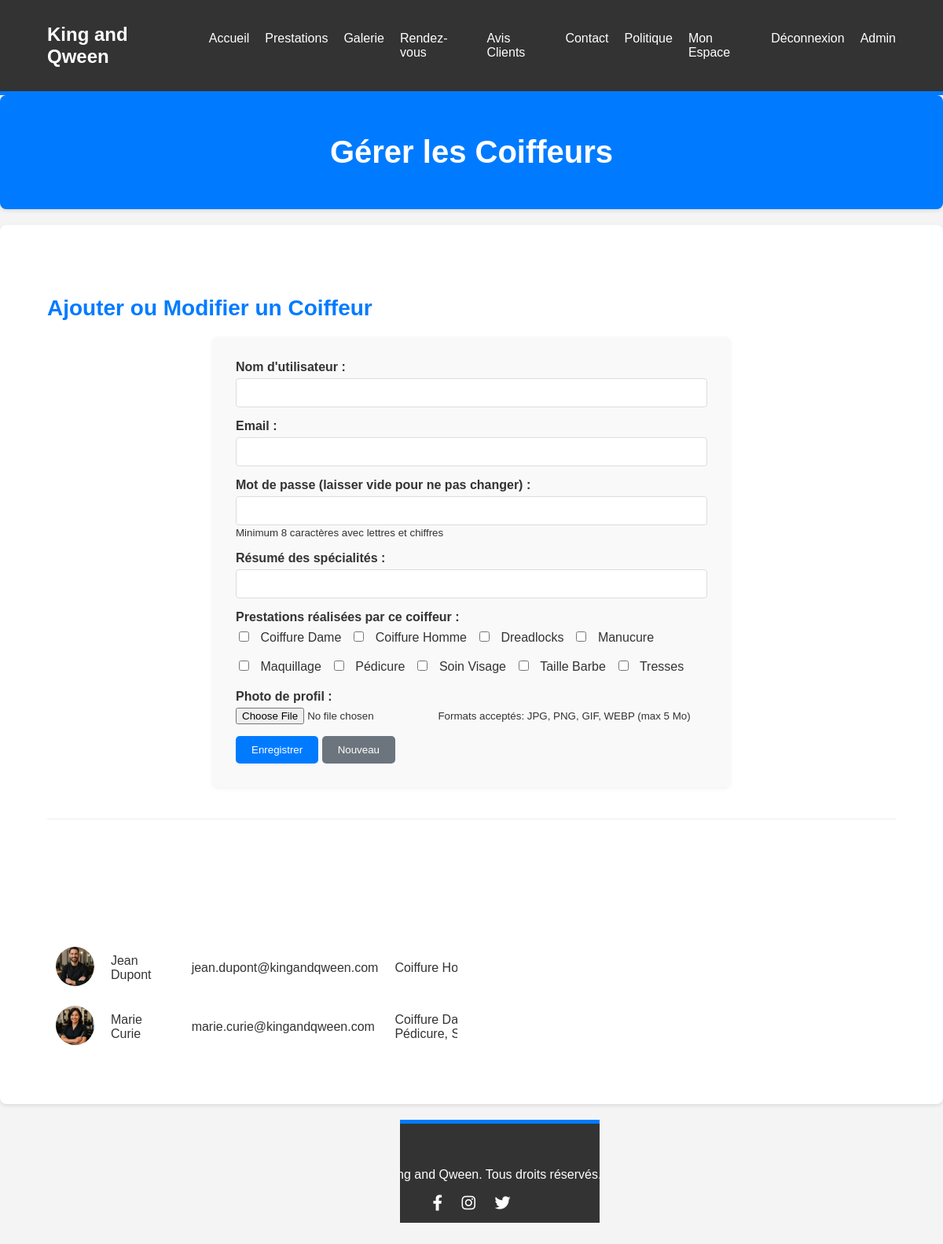
/backend/admin_coiffeurs.php (signed in), run on the app's committed database.
### tables this page shows
CREATE TABLE `services` (
  `id` int(11) NOT NULL AUTO_INCREMENT,
  `nom` varchar(255) NOT NULL,
  `description` text,
  `prix_depart` decimal(10,2) NOT NULL,
  `duree_minutes` int(11) NOT NULL DEFAULT 30,
  `prix_discutable` tinyint(1) DEFAULT 0,
  `created_at` datetime DEFAULT CURRENT_TIMESTAMP,
  PRIMARY KEY (`id`),
  CONSTRAINT `chk_services_prix` CHECK (`prix_depart` >= 0),
  CONSTRAINT `chk_services_duree` CHECK (`duree_minutes` > 0)
);

CREATE TABLE `coiffeurs` (
  `id` int(11) NOT NULL AUTO_INCREMENT,
  `user_id` int(11) NOT NULL UNIQUE,
  `specialite` varchar(255) DEFAULT NULL,
  `photo` varchar(255) DEFAULT NULL,
  `created_at` datetime DEFAULT CURRENT_TIMESTAMP,
  PRIMARY KEY (`id`),
  CONSTRAINT `fk_coiffeurs_user` FOREIGN KEY (`user_id`) REFERENCES `users`(`id`) ON DELETE CASCADE
);

CREATE TABLE `users` (
  `id` int(11) NOT NULL AUTO_INCREMENT,
  `username` varchar(255) NOT NULL,
  `email` varchar(255) NOT NULL UNIQUE,
  `password` varchar(255) NOT NULL,
  `role` enum('client','coiffeur','admin') NOT NULL DEFAULT 'client',
  `reset_token` varchar(100) DEFAULT NULL,
  `reset_token_expiry` datetime DEFAULT NULL,
  `failed_login_attempts` int(11) NOT NULL DEFAULT 0,
  `locked_until` datetime DEFAULT NULL,
  `created_at` datetime DEFAULT CURRENT_TIMESTAMP,
  `updated_at` datetime DEFAULT CURRENT_TIMESTAMP ON UPDATE CURRENT_TIMESTAMP,
  PRIMARY KEY (`id`),
  KEY `idx_users_role` (`role`),
  KEY `idx_users_reset_token` (`reset_token`)
);

### backend/admin_coiffeurs.php (the view, shortened to what this page needs)
<?php
require_once __DIR__ . "/../includes/db.php";
$coiffeurs = [];
$all_services = [];
if ($resS = $mysqli->query("SELECT id, nom FROM services ORDER BY nom ASC")) {
    while ($rowS = $resS->fetch_assoc()) {
        $all_services[] = $rowS;
    }
}
$sql_coiffeurs = "SELECT u.id AS user_id, u.username, u.email, c.id AS coiffeur_id, c.specialite, c.photo
                  FROM users u
                  JOIN coiffeurs c ON u.id = c.user_id
                  WHERE u.role = 'coiffeur'
                  ORDER BY u.username ASC";
if ($result = $mysqli->query($sql_coiffeurs)) {
    while ($row = $result->fetch_assoc()) {
        $row['service_ids'] = [];
        $coiffeurs[$row['coiffeur_id']] = $row;
    }
}
if (!empty($coiffeurs)) {
    if ($resCs = $mysqli->query("SELECT coiffeur_id, service_id FROM coiffeur_services")) {
        while ($csRow = $resCs->fetch_assoc()) {
            $cid = (int) $csRow['coiffeur_id'];
            if (isset($coiffeurs[$cid])) {
                $coiffeurs[$cid]['service_ids'][] = (int) $csRow['service_id'];
            }
        }
    }
}
include __DIR__ . "/../includes/header.php";
?>
<section class="page-title">
    <div class="container">
        <h1>Gérer les Coiffeurs</h1>
    </div>
</section>
<section class="admin-content">
    <div class="container">
        <h2>Ajouter ou Modifier un Coiffeur</h2>
        <form action="<?php echo htmlspecialchars($_SERVER["PHP_SELF"]); ?>" method="post" enctype="multipart/form-data">
            <div class="form-group">
                <label for="username">Nom d'utilisateur :</label>
                <input type="text" name="username" id="username" maxlength="100" required class="form-control">
            </div>
            <div class="form-group">
                <label for="email">Email :</label>
                <input type="email" name="email" id="email" maxlength="255" required class="form-control">
            </div>
            <div class="form-group">
                <label for="password">Mot de passe (laisser vide pour ne pas changer) :</label>
                <input type="password" name="password" id="password" minlength="8" class="form-control">
                <small class="form-text text-muted">Minimum 8 caractères avec lettres et chiffres</small>
            </div>
            <div class="form-group">
                <label for="specialite">Résumé des spécialités :</label>
                <input type="text" name="specialite" id="specialite" maxlength="255" required class="form-control">
            </div>
            <div class="form-group">
                <label>Prestations réalisées par ce coiffeur :</label>
                <div style="display:flex; flex-wrap:wrap; gap:12px; margin-top:6px;">
                    <?php foreach ($all_services as $srv): ?>
                        <label style="font-weight:normal;">
                            <input type="checkbox" name="service_ids[]" class="coiffeur-service-cb" value="<?php echo (int) $srv['id']; ?>">
                            <?php echo htmlspecialchars($srv['nom']); ?>
                        </label>
                    <?php endforeach; ?>
                </div>
            </div>
            <div class="form-group">
                <label for="photo">Photo de profil :</label>
                <input type="file" name="photo" id="photo" accept="image/*" class="form-control-file">
                <small class="form-text text-muted">Formats acceptés: JPG, PNG, GIF, WEBP (max 5 Mo)</small>
            </div>
            <button type="submit" class="btn btn-primary">Enregistrer</button>
            <button type="button" class="btn btn-secondary" onclick="resetCoiffeurForm();">Nouveau</button>
        </form>
        <hr>
        <h2>Liste des Coiffeurs</h2>
        <?php if (empty($coiffeurs)): ?>
            <div class="alert alert-info">
                <p>Aucun coiffeur enregistré pour le moment.</p>
            </div>
        <?php else: ?>
            <div class="table-responsive">
                <table class="table table-striped">
                    <thead class="thead-dark">
                        <tr>
                            <th>Photo</th>
                            <th>Nom</th>
                            <th>Email</th>
                            <th>Spécialité</th>
                            <th>Actions</th>
                        </tr>
                    </thead>
                    <tbody>
                        <?php foreach ($coiffeurs as $coiffeur): ?>
                            <tr>
                                <td>
                                    <?php if (!empty($coiffeur["photo"])): ?>
                                        <img src="<?php echo BASE_URL; ?>assets/images/coiffeurs/<?php echo htmlspecialchars($coiffeur["photo"]); ?>"
                                             alt="Photo de <?php echo htmlspecialchars($coiffeur["username"]); ?>"
                                             class="img-thumbnail" width="80">
                                    <?php else: ?>
                                        <span class="text-muted">Aucune photo</span>
                                    <?php endif; ?>
                                </td>
                                <td><?php echo htmlspecialchars($coiffeur["username"]); ?></td>
                                <td><?php echo htmlspecialchars($coiffeur["email"]); ?></td>
                                <td><?php echo htmlspecialchars($coiffeur["specialite"]); ?></td>
                                <td>
                                    <button type="button" class="btn btn-sm btn-warning" onclick="editCoiffeur(<?php echo htmlspecialchars(json_encode($coiffeur), ENT_QUOTES, 'UTF-8'); ?>)">
                                    </button>
                                    <form action="<?php echo htmlspecialchars($_SERVER["PHP_SELF"]); ?>" method="post" style="display:inline;" onsubmit="return confirm('Êtes-vous sûr de vouloir supprimer ce coiffeur et ses données associées ?');">
                                        <button type="submit" class="btn btn-sm btn-danger">Supprimer</button>
                                    </form>
                                </td>
                            </tr>
                        <?php endforeach; ?>
                    </tbody>
                </table>
            </div>
        <?php endif; ?>
    </div>
</section>
<?php include __DIR__ . "/../includes/footer.php"; ?>

### assets/css/style.css (style rules this page uses)
body { font-family: Arial, sans-serif; margin: 0; padding: 0; background-color: #f4f4f4; color: #333; }
.container { width: 90%; max-width: 1200px; margin: 0 auto; padding: 20px 0; }
.btn { display: inline-block; background-color: #007bff; color: white; padding: 10px 20px; border-radius: 5px; text-align: center; transition: background-color 0.3s ease; border: none; cursor: pointer; }
.btn-danger { background-color: #dc3545; }
.btn-secondary { background-color: #6c757d; }
section { padding: 40px 0; background-color: white; margin-bottom: 20px; border-radius: 8px; box-shadow: 0 2px 5px rgba(0,0,0,0.1); }
section h2 { text-align: center; margin-bottom: 30px; font-size: 36px; color: #007bff; }
.form-group { margin-bottom: 15px; }
.form-group label { display: block; margin-bottom: 5px; font-weight: bold; }
.form-group input[type="text"], .form-group input[type="email"], .form-group input[type="password"], .form-group input[type="date"], .form-group input[type="time"], .form-group input[type="number"], .form-group select, .form-group textarea { width: 100%; padding: 10px; border: 1px solid #ddd; border-radius: 4px; box-sizing: border-box; }
.form-group input[type="checkbox"] { width: auto; margin-right: 10px; }
.auth-form, .appointment-form, .contact-form, .review-form, .admin-content form { background-color: #f9f9f9; padding: 30px; border-radius: 8px; box-shadow: 0 2px 5px rgba(0,0,0,0.05); max-width: 600px; margin: 0 auto; }
.client-dashboard table, .admin-content table { width: 100%; border-collapse: collapse; margin-top: 20px; }
.client-dashboard th, .client-dashboard td, .admin-content th, .admin-content td { border: 1px solid #ddd; padding: 10px; text-align: left; }
.client-dashboard th, .admin-content th { background-color: #007bff; color: white; }
.client-dashboard tr:nth-child(even), .admin-content tr:nth-child(even) { background-color: #f2f2f2; }
.admin-content h2 { text-align: left; margin-top: 30px; margin-bottom: 20px; color: #007bff; font-size: 28px; }
.admin-content hr { margin: 40px 0; border: 0; border-top: 1px solid #eee; }
.table-responsive { overflow-x: auto; }
.page-title { background-color: #007bff; color: white; padding: 30px 0; margin-bottom: 20px; text-align: center; border-radius: 8px; }
.page-title h1 { margin: 0; font-size: 40px; }
.btn-sm { padding: 5px 10px; font-size: 14px; }
img { max-width: 100%; height: auto; }
.admin-content table img { width: 50px; height: 50px; object-fit: cover; border-radius: 50%; }

### data on the page
services: nom "Coiffure Dame"
services: nom "Coiffure Homme"
services: nom "Dreadlocks"
services: nom "Manucure"
services: nom "Maquillage"
services: nom "Pédicure"
services: nom "Soin Visage"
services: nom "Taille Barbe"
services: nom "Tresses"
coiffeurs: photo (picture), user.username "Jean Dupont", user.email "jean.dupont@kingandqween.com", specialite "Coiffure Homme, Taille Barbe, Dreadlocks"
coiffeurs: photo (picture), user.username "Marie Curie", user.email "marie.curie@kingandqween.com", specialite "Coiffure Dame, Tresses, Maquillage, Manucure, Pédicure, Soin Visage"
